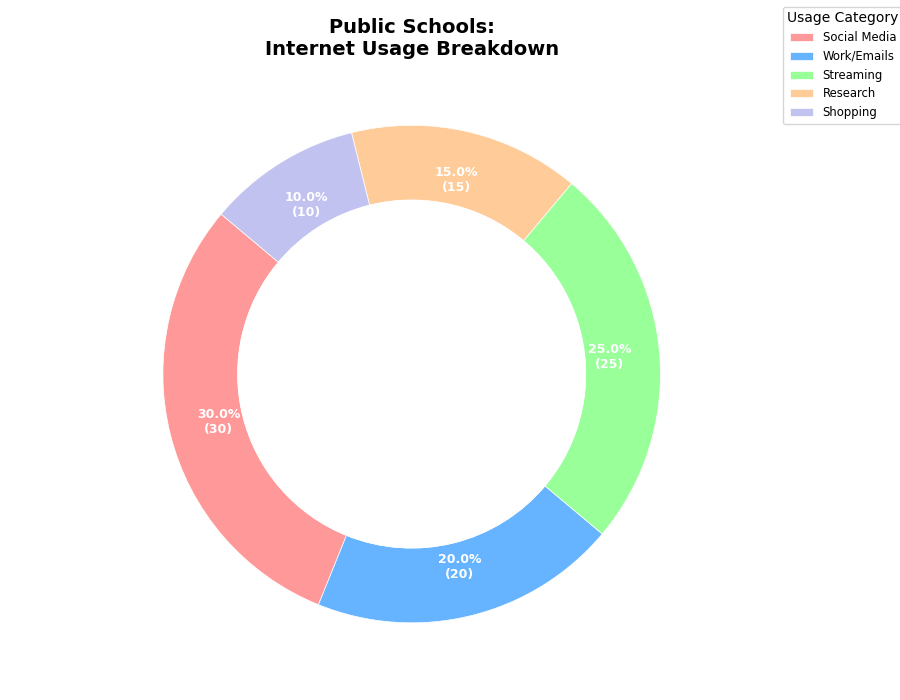

Write Python code to recreate this figure.
import matplotlib.pyplot as plt
import numpy as np

institutions = ['Universities', 'Tech Companies', 'Hospitals', 'Government Offices', 'Research Institutions', 'Public Schools']
categories = ['Social Media', 'Work/Emails', 'Streaming', 'Research', 'Shopping']

data_by_institution = {
    "Universities": [40, 20, 15, 20, 5],
    "Tech Companies": [10, 50, 10, 25, 5],
    "Hospitals": [5, 40, 5, 35, 15],
    "Government Offices": [5, 45, 5, 35, 10],
    "Research Institutions": [10, 15, 5, 60, 10],
    "Public Schools": [30, 20, 25, 15, 10]
}

colors = ['#ff9999', '#66b3ff', '#99ff99', '#ffcc99', '#c2c2f0']

def make_autopct(values):
    def my_autopct(pct):
        total = sum(values)
        val = int(round(pct * total / 100.0))
        return '{:.1f}%\n({:d})'.format(pct, val)
    return my_autopct

def plot_pie_chart(data, institution, categories, colors):
    fig, ax = plt.subplots(figsize=(9, 7), subplot_kw=dict(aspect="equal"))
    
    wedges, texts, autotexts = ax.pie(
        data,
        labels=categories,
        autopct=make_autopct(data),
        startangle=140,
        colors=colors,
        pctdistance=0.8,
        wedgeprops=dict(width=0.3, edgecolor='w', linewidth=0.5),
        textprops=dict(color='white', fontsize=9, fontweight='bold')
    )
    
    centre_circle = plt.Circle((0, 0), 0.70, fc='white')
    ax.add_artist(centre_circle)
    
    ax.set_title(f"{institution}:\nInternet Usage Breakdown", fontsize=14, fontweight='bold')
    ax.legend(wedges, categories, title="Usage Category", loc="upper right", bbox_to_anchor=(1.3, 1.1), fontsize='small')

    plt.tight_layout()
    plt.show()

for institution, data in data_by_institution.items():
    plot_pie_chart(data, institution, categories, colors)
